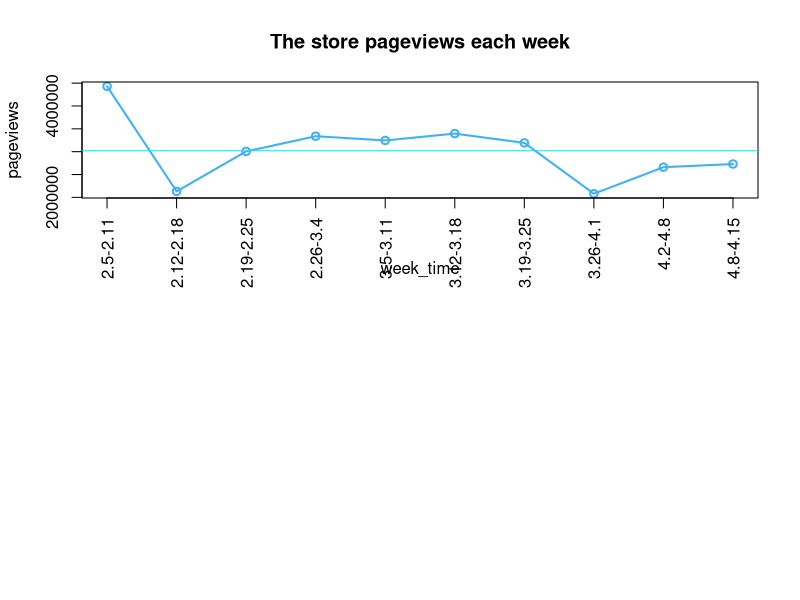
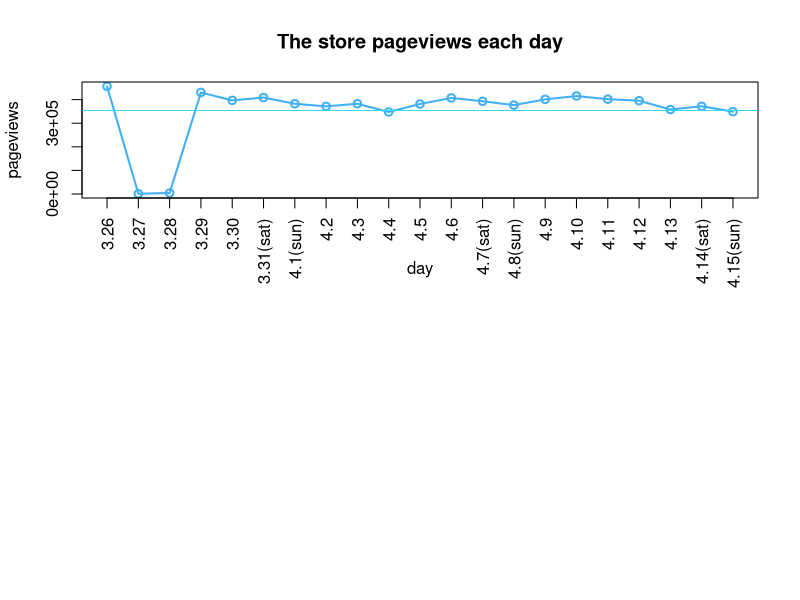
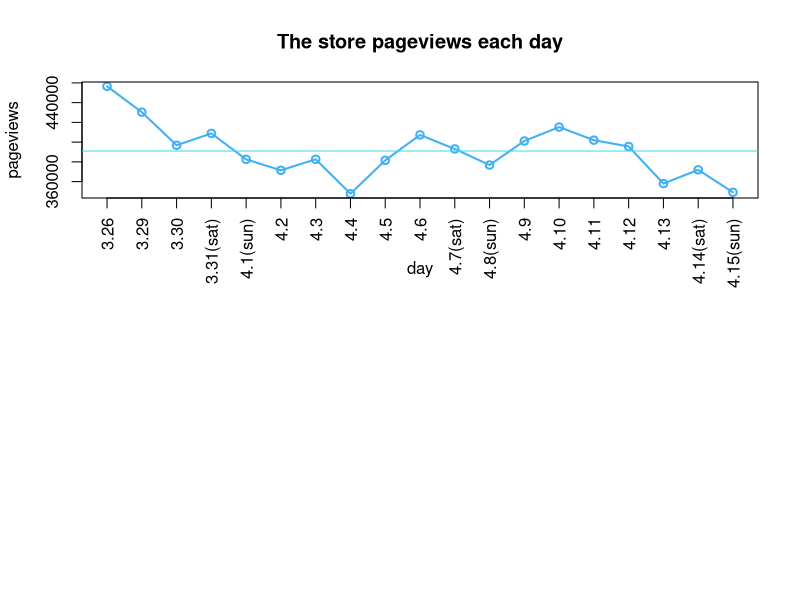
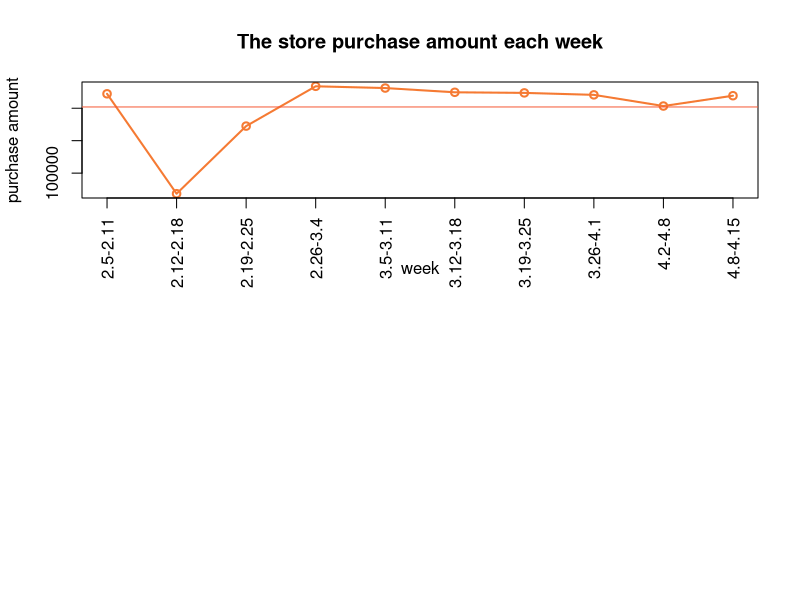
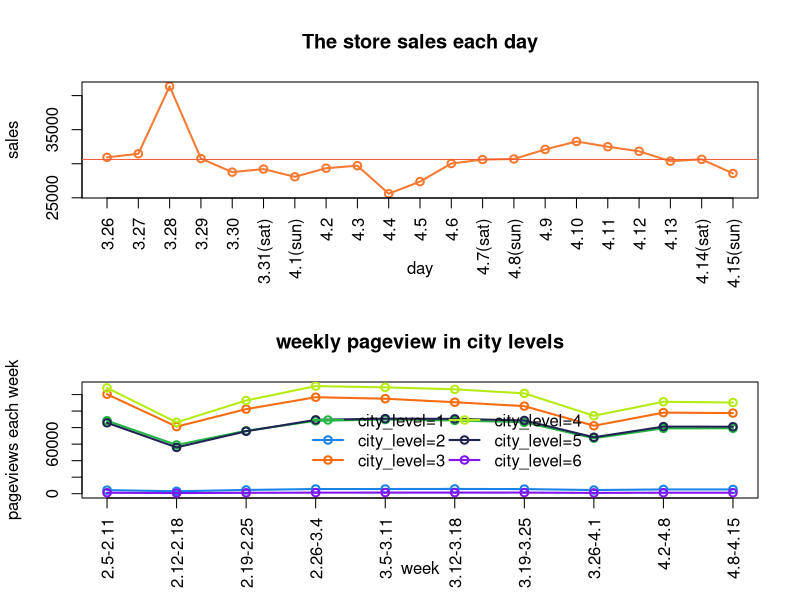
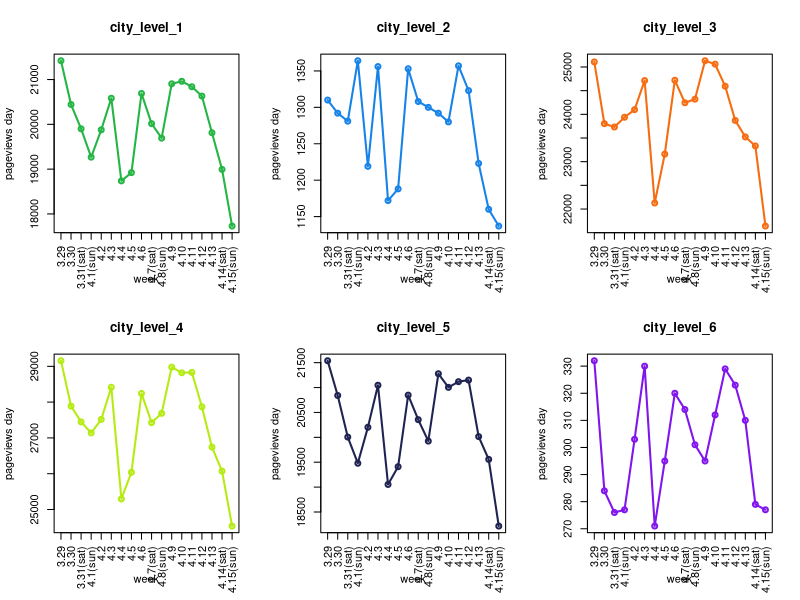
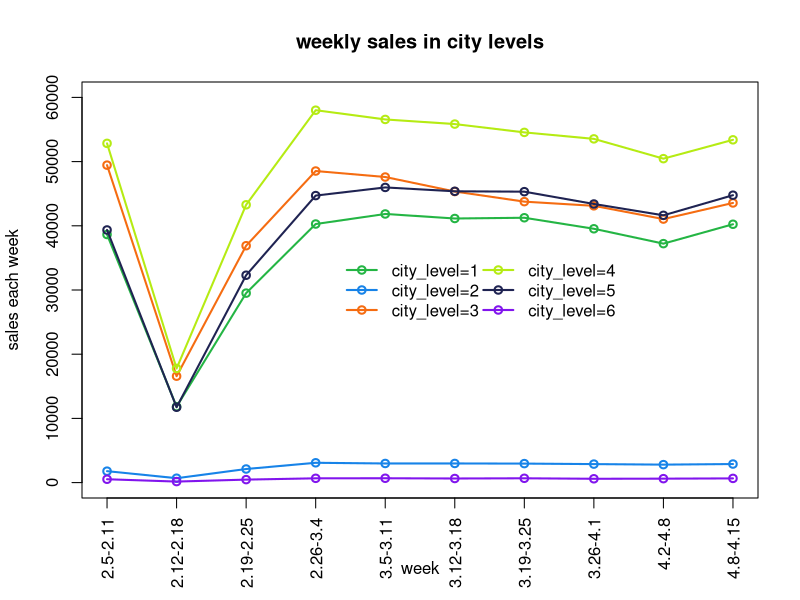
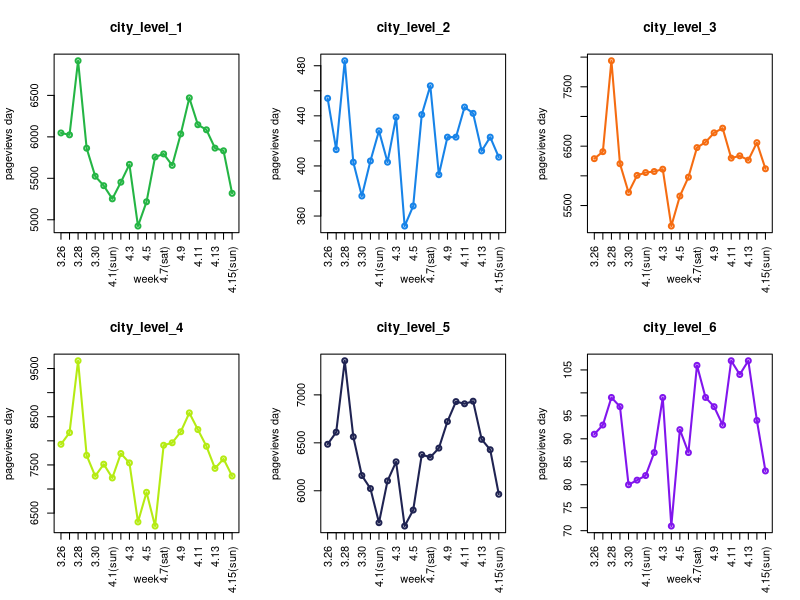

The R source for these figures, in order:
library(ggplot2)
#let scan people as Store exposure
data<-c(4430542,2131124,3006060,3338314,3245769,3395521,3192226,2080353,2660349,2729852)
a<-c(3021011)
#give the chart file a name
#png(file='The store pageviews each week')
#plot the bar chart
par(mfrow=c(2,1))
plot1<-plot(data,type='o',col='#42b0f5',lwd=2,main='The store pageviews each week',xlab = 'week_time',ylab='pageviews',xaxt='n')
abline(h=3021011,col='#34d9eb')
plot1+axis(side = 1, at=1:10, labels =c("2.5-2.11","2.12-2.18","2.19-2.25","2.26-3.4","3.5-3.11","3.12-3.18","3.19-3.25","3.26-4.1","4.2-4.8","4.8-4.15"),las=2)



#从2018-3-26 到 2018-4-16 Exposure per day
data<-c(456563,1261,4104,430325,396813,408838,382487,371459,382552,347724,381521,407292,393055,376775,401151,415218,401979,395577,358001,371922,349140)
a<-c(353988)
#give the chart file a name
#png(file='The store pageviews each week')
#plot the bar chart
par(mfrow=c(2,1))
plot1<-plot(data,type='o',col='#42b0f5',lwd=2,main='The store pageviews each day',xlab = 'day',ylab='pageviews',xaxt='n')
abline(h=353988,col='#34d9eb')
plot1+axis(side = 1, at=1:21, labels =c('3.26','3.27','3.28','3.29','3.30','3.31(sat)','4.1(sun)','4.2','4.3','4.4','4.5','4.6','4.7(sat)','4.8(sun)','4.9','4.10','4.11','4.12','4.13','4.14(sat)','4.15(sun)'),las=2)
mean(data)



#remove 3.27 3.28
data<-c(456563,430325,396813,408838,382487,371459,382552,347724,381521,407292,393055,376775,401151,415218,401979,395577,358001,371922,349140)
a<-c(390968)
#give the chart file a name
#png(file='The store pageviews each week')
#plot the bar chart
par(mfrow=c(2,1))
plot1<-plot(data,type='o',col='#42b0f5',lwd=2,main='The store pageviews each day',xlab = 'day',ylab='pageviews',xaxt='n')
abline(h=390968,col='#34d9eb')
plot1+axis(side = 1, at=1:19, labels =c('3.26','3.29','3.30','3.31(sat)','4.1(sun)','4.2','4.3','4.4','4.5','4.6','4.7(sat)','4.8(sun)','4.9','4.10','4.11','4.12','4.13','4.14(sat)','4.15(sun)'),las=2)
mean(data)




#New consumers every week new consumers everyday (number of orders placed)
data<-c(222220,68296,172471,233781,231075,224536,223631,220594,203370,219289)
a<-c(201926)
#give the chart file a name
#png(file='The store pageviews each week')
#plot the bar chart
par(mfrow=c(2,1))
plot1<-plot(data,type='o',col='#f57a33',lwd=2,main='The store purchase amount each week',xlab = 'week',ylab='purchase amount',xaxt='n')
abline(h=a,col='#f55733')
plot1+axis(side = 1, at=1:10, labels =c("2.5-2.11","2.12-2.18","2.19-2.25","2.26-3.4","3.5-3.11","3.12-3.18","3.19-3.25","3.26-4.1","4.2-4.8","4.8-4.15"),las=2)
mean(data)



#Order volume per day from 2018-3-26 to 2018-4-16
data<-c(30935,31464,41368,30762,28768,29215,28082,29343,29713,25600,27378,30028,30613,30696,32101,33267,32496,31830,30376,30644,28575)
a<-c(30631)
#give the chart file a name
#png(file='The store pageviews each week')
#plot the bar chart
par(mfrow=c(2,1))
plot1<-plot(data,type='o',col='#f57a33',lwd=2,main='The store sales each day',xlab = 'day',ylab='sales',xaxt='n')
abline(h=a,col='#f55733')
plot1+axis(side = 1, at=1:21, labels =c('3.26','3.27','3.28','3.29','3.30','3.31(sat)','4.1(sun)','4.2','4.3','4.4','4.5','4.6','4.7(sat)','4.8(sun)','4.9','4.10','4.11','4.12','4.13','4.14(sat)','4.15(sun)'),las=2)









#Weekly exposure of each city
data1<-c(88370,59013,76144,88224,89780,88693,86451,67151,79112,79151)
data2<-c(4357,2953,4527,5655,5664,5782,5579,4431,5168,5156)
data3<-c(120394,81193,102361,116780,114979,110710,105989,82245,98128,97599)
data4<-c(128043,86383,112841,130235,128712,126351,121467,94346,111265,110359)
data5<-c(85835,56062,75584,89392,90857,90560,88629,68334,81202,81091)
data6<-c(1170,768,1092,1301,1337,1329,1355,974,1215,1190)
plot1<-plot(data1,type='o',lwd=2, xaxt='n',ylim = c(0,130000), col='#24b544',xlab = "week", ylab='pageviews each week',
     main = 'weekly pageview in city levels')

plot1+axis(side = 1, at=1:10, labels =c("2.5-2.11","2.12-2.18","2.19-2.25","2.26-3.4","3.5-3.11","3.12-3.18","3.19-3.25","3.26-4.1","4.2-4.8","4.8-4.15"),las=2)
lines(data2,col='#1783e8',type='o',lwd=2)
lines(data3,col='#f56c11',type='o',lwd=2)
lines(data4,col='#b5eb13',type='o',lwd=2)
lines(data5,col='#1f2352',type='o',lwd=2)
lines(data6,col='#8115ed',type='o',lwd=2)

legend('right',c('city_level=1','city_level=2','city_level=3','city_level=4','city_level=5','city_level=6'),
       lty=1,lwd=2,pch=21,col=c('#24b544','#1783e8','#f56c11','#b5eb13','#1f2352','#8115ed'),bty='n',inset = .25,ncol=2)





#Daily exposure of each city
data1<-c(21420,20443,19900,19267,19877,20583,18737,18922,20689,20016,19692,20905,20961,20839,20631,19812,18994,17729)
data2<-c(1310,1292,1281,1364,1219,1356,1172,1188,1353,1308,1300,1292,1280,1357,1323,1223,1160,1137)
data3<-c(25107,23803,23732,23938,24099,24713,22127,23160,24720,24244,24320,25132,25060,24594,23871,23523,23332,21640)
data4<-c(29156,27889,27447,27138,27517,28415,25295,26039,28242,27427,27686,28978,28819,28831,27868,26742,26072,24537)
data5<-c(21539,20841,20005,19479,20202,21047,19053,19410,20848,20355,19924,21278,21004,21118,21150,20015,19557,18217)
data6<-c(332,284,276,277,303,330,271,295,320,314,301,295,312,329,323,310,279,277)

par(mfrow=c(2,3))
plot1<-plot(data1,type='o',lwd=2, xaxt='n',, col='#24b544',xlab = "week", ylab='pageviews day', main = 'city_level_1')
plot1+axis(side = 1, at=1:18, labels =c('3.29','3.30','3.31(sat)','4.1(sun)','4.2','4.3','4.4','4.5','4.6','4.7(sat)','4.8(sun)','4.9','4.10','4.11','4.12','4.13','4.14(sat)','4.15(sun)'),las=2)
plot2<-plot(data2,type='o',lwd=2, xaxt='n',, col='#1783e8',xlab = "week", ylab='pageviews day', main = 'city_level_2')
plot2+axis(side = 1, at=1:18, labels =c('3.29','3.30','3.31(sat)','4.1(sun)','4.2','4.3','4.4','4.5','4.6','4.7(sat)','4.8(sun)','4.9','4.10','4.11','4.12','4.13','4.14(sat)','4.15(sun)'),las=2)
plot3<-plot(data3,type='o',lwd=2, xaxt='n',, col='#f56c11',xlab = "week", ylab='pageviews day', main = 'city_level_3')
plot3+axis(side = 1, at=1:18, labels =c('3.29','3.30','3.31(sat)','4.1(sun)','4.2','4.3','4.4','4.5','4.6','4.7(sat)','4.8(sun)','4.9','4.10','4.11','4.12','4.13','4.14(sat)','4.15(sun)'),las=2)
plot4<-plot(data4,type='o',lwd=2, xaxt='n',, col='#b5eb13',xlab = "week", ylab='pageviews day', main = 'city_level_4')
plot4+axis(side = 1, at=1:18, labels =c('3.29','3.30','3.31(sat)','4.1(sun)','4.2','4.3','4.4','4.5','4.6','4.7(sat)','4.8(sun)','4.9','4.10','4.11','4.12','4.13','4.14(sat)','4.15(sun)'),las=2)
plot5<-plot(data5,type='o',lwd=2, xaxt='n',, col='#1f2352',xlab = "week", ylab='pageviews day', main = 'city_level_5')
plot5+axis(side = 1, at=1:18, labels =c('3.29','3.30','3.31(sat)','4.1(sun)','4.2','4.3','4.4','4.5','4.6','4.7(sat)','4.8(sun)','4.9','4.10','4.11','4.12','4.13','4.14(sat)','4.15(sun)'),las=2)
plot6<-plot(data6,type='o',lwd=2, xaxt='n',, col='#8115ed',xlab = "week", ylab='pageviews day', main = 'city_level_6')
plot6+axis(side = 1, at=1:18, labels =c('3.29','3.30','3.31(sat)','4.1(sun)','4.2','4.3','4.4','4.5','4.6','4.7(sat)','4.8(sun)','4.9','4.10','4.11','4.12','4.13','4.14(sat)','4.15(sun)'),las=2)





#Weekly purchases in each city
par(mfrow=c(1,1))
data1<-c(38644,11823,29512,40278,41842,41139,41254,39537,37222,40241)
data2<-c(1780,683,2117,3085,2978,2981,2959,2881,2799,2890)
data3<-c(49450,16576,36898,48533,47598,45339,43764,43112,41048,43560)
data4<-c(52842,17778,43274,58007,56567,55846,54550,53542,50459,53394)
data5<-c(39352,11737,32302,44708,45978,45375,45317,43397,41632,44767)
data6<-c(522,159,464,666,676,638,670,595,614,654)
plot1<-plot(data1,type='o',lwd=2, xaxt='n',ylim = c(0,60000), col='#24b544',xlab = "week", ylab='sales each week',
            main = 'weekly sales in city levels')

plot1+axis(side = 1, at=1:10, labels =c("2.5-2.11","2.12-2.18","2.19-2.25","2.26-3.4","3.5-3.11","3.12-3.18","3.19-3.25","3.26-4.1","4.2-4.8","4.8-4.15"),las=2)
lines(data2,col='#1783e8',type='o',lwd=2)
lines(data3,col='#f56c11',type='o',lwd=2)
lines(data4,col='#b5eb13',type='o',lwd=2)
lines(data5,col='#1f2352',type='o',lwd=2)
lines(data6,col='#8115ed',type='o',lwd=2)

legend('right',c('city_level=1','city_level=2','city_level=3','city_level=4','city_level=5','city_level=6'),
       lty=1,lwd=2,pch=21,col=c('#24b544','#1783e8','#f56c11','#b5eb13','#1f2352','#8115ed'),bty='n',inset = .2,ncol=2)





#Daily purchases in each city
data1<-c(6047,6024,6918,5863,5525,5411,5252,5453,5668,4924,5217,5757,5794,5656,6035,6470,6146,6085,5864,5832,5319)
data2<-c(454,413,484,403,376,404,428,403,439,352,368,441,464,393,423,423,447,442,412,423,407)
data3<-c(6289,6407,7939,6204,5720,6008,6055,6073,6112,5154,5659,5978,6476,6567,6725,6803,6299,6337,6265,6559,6119)
data4<-c(7928,8170,9662,7699,7268,7515,7229,7737,7542,6316,6932,6231,7908,7959,8188,8580,8234,7887,7428,7625,7270)
data5<-c(6485,6611,7356,6563,6159,6023,5667,6103,6302,5632,5799,6376,6350,6445,6722,6930,6907,6934,6536,6428,5964)
data6<-c(91,93,99,97,80,81,82,87,99,71,92,87,106,99,97,93,107,104,107,94,83)

par(mfrow=c(2,3))
plot1<-plot(data1,type='o',lwd=2, xaxt='n',, col='#24b544',xlab = "week", ylab='pageviews day', main = 'city_level_1')
plot1+axis(side = 1, at=1:21, labels =c('3.26','3.27','3.28','3.29','3.30','3.31(sat)','4.1(sun)','4.2','4.3','4.4','4.5','4.6','4.7(sat)','4.8(sun)','4.9','4.10','4.11','4.12','4.13','4.14(sat)','4.15(sun)'),las=2)
plot2<-plot(data2,type='o',lwd=2, xaxt='n',, col='#1783e8',xlab = "week", ylab='pageviews day', main = 'city_level_2')
plot2+axis(side = 1, at=1:21, labels =c('3.26','3.27','3.28','3.29','3.30','3.31(sat)','4.1(sun)','4.2','4.3','4.4','4.5','4.6','4.7(sat)','4.8(sun)','4.9','4.10','4.11','4.12','4.13','4.14(sat)','4.15(sun)'),las=2)
plot3<-plot(data3,type='o',lwd=2, xaxt='n',, col='#f56c11',xlab = "week", ylab='pageviews day', main = 'city_level_3')
plot3+axis(side = 1, at=1:21, labels =c('3.26','3.27','3.28','3.29','3.30','3.31(sat)','4.1(sun)','4.2','4.3','4.4','4.5','4.6','4.7(sat)','4.8(sun)','4.9','4.10','4.11','4.12','4.13','4.14(sat)','4.15(sun)'),las=2)
plot4<-plot(data4,type='o',lwd=2, xaxt='n',, col='#b5eb13',xlab = "week", ylab='pageviews day', main = 'city_level_4')
plot4+axis(side = 1, at=1:21, labels =c('3.26','3.27','3.28','3.29','3.30','3.31(sat)','4.1(sun)','4.2','4.3','4.4','4.5','4.6','4.7(sat)','4.8(sun)','4.9','4.10','4.11','4.12','4.13','4.14(sat)','4.15(sun)'),las=2)
plot5<-plot(data5,type='o',lwd=2, xaxt='n',, col='#1f2352',xlab = "week", ylab='pageviews day', main = 'city_level_5')
plot5+axis(side = 1, at=1:21, labels =c('3.26','3.27','3.28','3.29','3.30','3.31(sat)','4.1(sun)','4.2','4.3','4.4','4.5','4.6','4.7(sat)','4.8(sun)','4.9','4.10','4.11','4.12','4.13','4.14(sat)','4.15(sun)'),las=2)
plot6<-plot(data6,type='o',lwd=2, xaxt='n',, col='#8115ed',xlab = "week", ylab='pageviews day', main = 'city_level_6')
plot6+axis(side = 1, at=1:21, labels =c('3.26','3.27','3.28','3.29','3.30','3.31(sat)','4.1(sun)','4.2','4.3','4.4','4.5','4.6','4.7(sat)','4.8(sun)','4.9','4.10','4.11','4.12','4.13','4.14(sat)','4.15(sun)'),las=2)




#DAU daily active user
par(mfrow=c(1,1))
data1<-c(120926,121422,117954,114788,113729,109388,113822,
         115331,39606,45438,110581,105563,103627,102606,
         105062,108093,97017,99208,107027,104609,105820,
         110950,110829,110851,107959,104147,101775,95325)
plot1<-plot(data1,type='o',lwd=2, xaxt='n',, col='#42b0f5',xlab = "day", ylab='daly active user', main = 'DAU')
plot1+axis(side = 1, at=1:28, labels =c('3.19','3.20','3.21','3.22','3.23','3.24','3.25','3.26','3.27','3.28','3.29','3.30','3.31(sat)','4.1(sun)','4.2','4.3','4.4','4.5','4.6','4.7(sat)','4.8(sun)','4.9','4.10','4.11','4.12','4.13','4.14(sat)','4.15(sun)'),las=2)



data2<-c(120926,121422,117954,114788,113729,109388,113822)
mean(data2)
a=c(116004.1)
data3<-c(115331,39606,45438,110581,105563,103627,102606)
mean(data3)
b=c(88964.57)
data4<-c(105062,108093,97017,99208,107027,104609,105820)
mean(data4)
c=c(103833.7)
data5<-c(110950,110829,110851,107959,104147,101775,95325)
mean(data5)
d=c(105976.6)
mean(data1)






#Weekly active users stacked column chart
data1<-c(463784,303112,406294,482808,485207,478378,464571,402642,430982,435512)
data2<-c(463784,113648,164814,175723,151129,128564,111704,93923,85773,81484)
data3<-c(0,189464,241480,307085,334078,349814,352867,308719,345209,354028)

data4<-data.frame(WEEK=c('2.5-2.11','2.12-2.18','2.19-2.25','2.26-3.4','3.5-3.11','3.12-3.18','3.19-3.25','3.26-4.1','4.2-4.8','4.9-4.15',
                         '2.5-2.11','2.12-2.18','2.19-2.25','2.26-3.4','3.5-3.11','3.12-3.18','3.19-3.25','3.26-4.1','4.2-4.8','4.9-4.15'),
                  USER_NUM=c(463784,113648,164814,175723,151129,128564,111704,93923,85773,81484,
                             0,189464,241480,307085,334078,349814,352867,308719,345209,354028),
                  NAUOU=c('New active user','New active user','New active user','New active user','New active user','New active user','New active user','New active user','New active user','New active user',
                         'Old user','Old user','Old user','Old user','Old user','Old user','Old user','Old user','Old user','Old user'))
ggplot(data4,aes(WEEK,USER_NUM,fill=NAUOU))+geom_bar(stat="identity",position="stack")+
ggtitle('The percentage of new and old users per week')+
theme(axis.ticks.length=unit(0.5,'cm'))+
guides(fill=guide_legend(title=NULL))



library(ggthemes)
data4<-data.frame(WEEK=c('2.5-2.11','2.12-2.18','2.19-2.25','2.26-3.4','3.5-3.11','3.12-3.18','3.19-3.25','3.26-4.1','4.2-4.8','4.9-4.15','2.5-2.11','2.12-2.18','2.19-2.25','2.26-3.4','3.5-3.11','3.12-3.18','3.19-3.25','3.26-4.1','4.2-4.8','4.9-4.15'),
                  USER_NUM=c(463784,113648,164814,175723,151129,128564,111704,93923,85773,81484,0,189464,241480,307085,334078,349814,352867,308719,345209,354028),
                  NAUOU=c('New active user','New active user','New active user','New active user','New active user','New active user','New active user','New active user','New active user','New active user',
                          'Old user','Old user','Old user','Old user','Old user','Old user','Old user','Old user','Old user','Old user'))
data4
library(plyr)
ggplot(data4,aes(WEEK,USER_NUM,fill=NAUOU))+
  geom_bar(stat="identity",position="stack")+
  theme_bw()+
  scale_fill_wsj("rgby", "")+
  theme(axis.ticks.length=unit(0.5,'cm'))+
  guides(fill=guide_legend(title=NULL))





#scan convert to add into cart
data1<-c(0,0,0,0,0,0,0,0,2.561,19.374)
data2<-c(4.41,3.2,5.737,7.002,7.119,6.612,7.005,10.603,7.674,8.033)
data3<-c(38.579,59.586,29.972,34.817,37.046,39.896,40.026,41.63,42.27,40.254)
par(mfrow=c(3,1))
plot1<-plot(data1,type='o',col='#111652',lwd=2,ylab='conversion rate (%)',xlab = 'week',main='action scan convert to add to cart',xaxt='n',ylim=c(0,100))
plot2<-plot(data2,type='o',col='#177c8a',lwd=2,ylab='conversion rate (%)',xlab = 'week',main='action scan convert to order',xaxt='n',ylim=c(0,100))
plot3<-plot(data3,type='o',col='#4a107a',lwd=2,ylab='conversion rate (%)',xlab = 'week',main='action order convert to comment',xaxt='n',ylim=c(0,100))
plot3+axis(side = 1, at=1:10, labels =c("2.5-2.11","2.12-2.18","2.19-2.25","2.26-3.4","3.5-3.11","3.12-3.18","3.19-3.25","3.26-4.1","4.2-4.8","4.8-4.15"),las=2)














